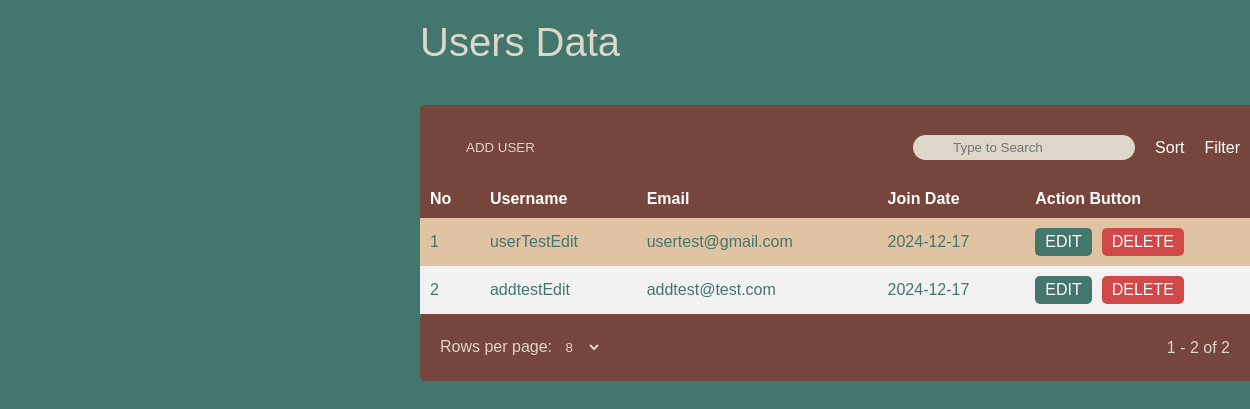
Page /admin/users.php on the earlier database version.
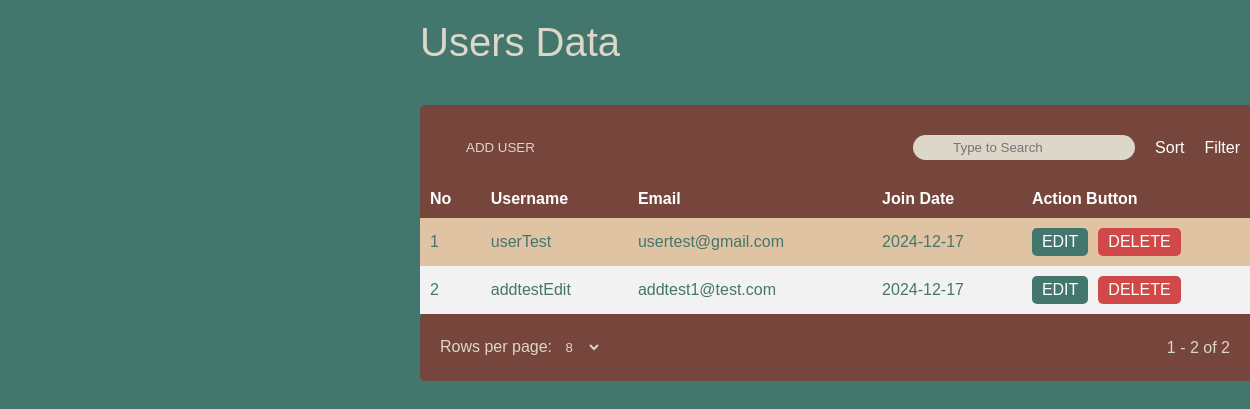
Same page on the later database version.
### tables this page shows
CREATE TABLE `users` (
  `user_id` int(11) NOT NULL,
  `username` varchar(16) NOT NULL,
  `email` varchar(255) NOT NULL,
  `password` varchar(255) NOT NULL,
  `join_date` date NOT NULL,
  `address` varchar(255) NOT NULL
);

### admin/users.php (the view, shortened to what this page needs)
<?php
include '../config.php';
$page = isset($_GET['page_num']) ? (int)$_GET['page_num'] : 1;
$rowsPerPage = isset($_GET['rows_per_page']) ? (int)$_GET['rows_per_page'] : 8;
$offset = ($page - 1) * $rowsPerPage;
try {
    $pdo = new PDO("mysql:host=$servername;dbname=$dbname", $dbusername, $dbpassword);
    $pdo->setAttribute(PDO::ATTR_ERRMODE, PDO::ERRMODE_EXCEPTION);
    $stmt = $pdo->prepare("SELECT COUNT(*) FROM users");
    $stmt->execute();
    $totalUsers = $stmt->fetchColumn();
    $stmt = $pdo->prepare("SELECT user_id, username, email, join_date FROM users LIMIT :offset, :rowsPerPage");
    $stmt->bindParam(':offset', $offset, PDO::PARAM_INT);
    $stmt->bindParam(':rowsPerPage', $rowsPerPage, PDO::PARAM_INT);
    $stmt->execute();
    $users = $stmt->fetchAll(PDO::FETCH_ASSOC);
} catch (PDOException $e) {
    echo "Error: " . $e->getMessage();
}
?>
<link rel="stylesheet" href="../assets/style/table.css">
<div class="col-md-9 content" style="margin-left: 400px;">
    <div class="row">
        <div class="contr">
            <div style="color:#DCD7C9; font-size: 40px; margin-bottom: 40px;">
                <i class="fas fa-users"></i> Users Data
            </div>
            <div class="hdr">
                <div class="title">
                    <button class="btn-add"><a style="text-decoration: none; color: #DCD7C9;" href="index.php?page=tambahuser">ADD USER</a></button>
                </div>
                <div class="search">
                    <div style="position: relative;">
                        <input type="text" placeholder="Type to Search" class="inpt" style="padding-left: 40px; border-radius: 50px;">
                    </div>
                    <i class="fas fa-sort" style="margin:10px;"></i> Sort
                    <i class="fas fa-filter" style="margin:10px;"></i> Filter
                </div>
            </div>
            <table id="dataContainer">
                <thead style="color: #D5CEC0;">
                    <tr>
                        <th>No</th>
                        <th>Username</th>
                        <th>Email</th>
                        <th>Join Date</th>
                        <th>Action Button</th>
                    </tr>
                </thead>
                <tbody>
                    <?php
                        $i = $offset + 1;
                        if (!empty($users)):
                        foreach ($users as $user):
                    ?>
                            <tr>
                                <td><?php echo htmlspecialchars($i++); ?></td>
                                <td><?php echo htmlspecialchars($user['username']); ?></td>
                                <td><?php echo htmlspecialchars($user['email']); ?></td>
                                <td><?php echo htmlspecialchars($user['join_date']); ?></td>
                                <td class="action-buttons">
                                    <a class="edit-btn" href="index.php?page=edituser&user_id=<?php echo $user['user_id']; ?>" style="text-decoration: none;">EDIT</a>
                                    <a class="delete-btn" href="index.php?page=deleteuser&user_id=<?php echo $user['user_id']; ?>" style="text-decoration: none;">DELETE</a>
                                </td>
                            </tr>
                    <?php
                        endforeach;
                    else:
                    ?>
                        <tr>
                            <td colspan="5">Tidak ada data pengguna</td>
                        </tr>
                    <?php endif; ?>
                </tbody>
            </table>
            <div class="footer d-flex justify-content-center align-items-center" style="color: #DCD7C9;">
                <div>
                    Rows per page:
                    <select id="rowsPerPage" onchange="updateTable()" style="background-color: #76453B; color: #DCD7C9;">
                        <option value="8" <?php if ($rowsPerPage == 8) echo "selected"; ?>>8</option>
                    </select>
                </div>
                <div class="pagination" style="margin-left: 20px;">
                    <span id="pageInfo"><?php echo "1 - " . ($offset + count($users)) . " of $totalUsers"; ?></span>
                </div>
            </div>
        </div>
    </div>
</div>

Differences in the rows shown:
changed users "usertest@gmail.com": username "userTestEdit" → "userTest"
changed users "addtestEdit": email "addtest@test.com" → "addtest1@test.com"
